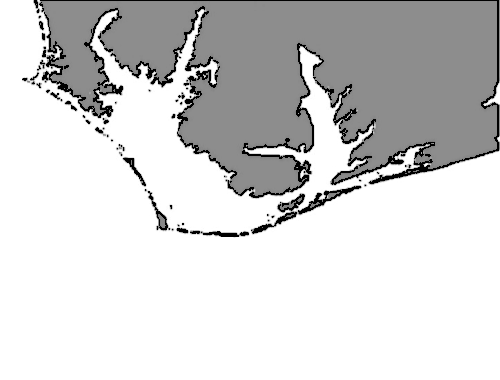
#> input picture Bayes_example/cape_python.png, 500 x 380 px
$ python Monte_carlo.py
#> lines starting #> are read from the running program, lines starting #| are printed output that depends on the picture
### Bayes_example/bayes.py
import sys
import random
import itertools
import numpy as np
import cv2 as cv


MAP_FILE ='cape_python.png' #name of png map file in openCV

#Define search area grids by upper-left and lower-right corner pixles
SA1_CORNERS= (130, 265, 180, 315) #(UL-X, UL-Y, LR-X, LR-Y)
SA2_CORNERS= (80, 255, 130, 305) # (UL-X, UL-Y, LR-X, LR-Y)
SA3_CORNERS= (105, 205, 155, 255) # (UL-X, UL-Y, LR-X, LR-Y)

# Construct search clasee

class Search():

    def __init__(self, name):
        self.name=name
        self.img=cv.imread(MAP_FILE,cv.IMREAD_COLOR)
        if self.img is None:
            print('Could not load map file {}'.format(MAP_FILE),
                file=sys.stderr)
            sys.exit(1)

        self.area_actual=0
        self.sailor_actual = [0,0] # pixel coordinates
        self.sa1=self.img[SA1_CORNERS[1] : SA1_CORNERS[3],
                          SA1_CORNERS[0] : SA1_CORNERS[2]]

        self.sa2=self.img[SA2_CORNERS[1] : SA2_CORNERS[3],
                          SA2_CORNERS[0] : SA2_CORNERS[2]]

        self.sa3=self.img[SA3_CORNERS[1] : SA3_CORNERS[3],
                          SA3_CORNERS[0] : SA3_CORNERS[2]]
        self.p1=0.2
        self.p2=0.5
        self.p3=0.3

        self.sep1=0
        self.sep2=0
        self.sep3=0

    def draw_map(self, last_known):
        """ Display baseline with scale,last known xy location, search areas."""

        #build scale graphic
        cv.line(self.img, (20, 370), (70, 370), (0,0,0), 2)
        cv.putText(self.img, '0 ', (8,370), cv.FONT_HERSHEY_PLAIN,1,(0,0,0))
        cv.putText(self.img, '50 Nautical Miles ', (71,370), cv.FONT_HERSHEY_PLAIN,1,(0,0,0))

        #build box for sector 1
        cv.rectangle(self.img, (SA1_CORNERS[0],SA1_CORNERS[1]),(SA1_CORNERS[2],SA1_CORNERS[3]),
                    (0,0,0), 1)
        cv.putText(self.img, '1',(SA1_CORNERS[0] + 3, SA1_CORNERS[1]+15),
                     cv.FONT_HERSHEY_PLAIN,1, 0)

        #build box for sector 2
        cv.rectangle(self.img, (SA2_CORNERS[0],SA2_CORNERS[1]),(SA2_CORNERS[2],SA2_CORNERS[3]),
                    (0,0,0), 1)
        cv.putText(self.img, '2',(SA2_CORNERS[0] + 3, SA2_CORNERS[1]+15),
                     cv.FONT_HERSHEY_PLAIN,1, 0)

        #build box for sector 3
        cv.rectangle(self.img, (SA3_CORNERS[0],SA3_CORNERS[1]),(SA3_CORNERS[2],SA3_CORNERS[3]),
                    (0,0,0), 1)
        cv.putText(self.img, '3',(SA3_CORNERS[0] + 3, SA3_CORNERS[1]+15),
                     cv.FONT_HERSHEY_PLAIN,1, 0)

        cv.putText(self.img, '+', (last_known),
                   cv.FONT_HERSHEY_PLAIN, 1, (0,0,255))
        cv.putText(self.img, '+ = Last known position', (274,355),
                   cv.FONT_HERSHEY_PLAIN, 1, (255,0,0))

        cv.putText(self.img, '* = Actual Position', (275,370),
                   cv.FONT_HERSHEY_PLAIN, 1, (255,0,0))

        cv.imshow('Search Area', self.img)
        cv.moveWindow('Search Area', 750, 10)
        cv.waitKey(500)

    def sailor_final_location(self,num_search_areas):
        """Return the actual x,y locatioan of the missing sailor """
        # Find sailor coordinates with respect to any Search Area Subarra.
        self.sailor_actual[0] = np.random.choice(self.sa1.shape[1], 1)
        self.sailor_actual[1] = np.random.choice(self.sa1.shape[0], 1)

        area= int(random.triangular(1, num_search_areas + 1))

        if area == 1:
            x = self.sailor_actual[0] + SA1_CORNERS[0]
            y = self.sailor_actual[1] + SA1_CORNERS[1]
            self.area_actual = 1

        elif area == 2:
            x = self.sailor_actual[0] + SA2_CORNERS[0]
            y = self.sailor_actual[1] + SA2_CORNERS[1]
            self.area_actual = 2

        elif area ==3:
            x = self.sailor_actual[0] + SA3_CORNERS[0]
            y = self.sailor_actual[1] + SA3_CORNERS[1]
            self.area_actual = 3
        return int(x),int(y)

    def calc_search_effectiveness(self):
        """Set decimal search effectiveness value per search area/ """
        self.sep1 = random.uniform(0.2, 0.9)
        self.sep2 = random.uniform(0.2, 0.9)
        self.sep3 = random.uniform(0.2, 0.9)

    def conduct_search(self, area_num, area_array, effectiveness_prob):
        """Return search results and list of searched coordinates."""
        local_y_range = range(area_array.shape[0])
        local_x_range = range(area_array.shape[1])
        coords= list(itertools.product(local_x_range, local_y_range))
        random.shuffle(coords)
        coords=coords[:int((len(coords) * effectiveness_prob))]
        loc_actual=(self.sailor_actual[0], self.sailor_actual[1])
        if area_num == self.area_actual and loc_actual in coords:
            return 'Found in Area {}.'.format(area_num), coords
        else:
            return 'Not Found', coords

    def revise_target_probs(self):
        """ Update area target probabilities based on search effectiveness."""
        denom = self.p1 * (1-self.sep1) + self.p2 * (1-self.sep2) \
                + self.p3 * (1-self.sep3)

        self.p1= self.p1 * (1-self.sep1)/denom
        self.p2= self.p2 * (1-self.sep2)/denom
        self.p3= self.p3 * (1-self.sep3)/denom

def draw_menu(search_num):
    """Print menu of choices for conducting area of searches."""

    print('\nSearch {}'.format(search_num))

    print(
        """
        Choose next area to search:

        0 - Quit
        1 - Search Area 1 twice
        2 - Search Area 2 twice
        3 - Search Area 3 twice
        4 - Search Areas 1 & 2
        5 - Search Areas 1 & 3
        6 - Search Areas 2 & 3
        7 - Start over
        """
        )
def main(alg=None):
    app = Search('Cape Python')
    app.draw_map(last_known=(160,290))
    sailor_x,sailor_y = app.sailor_final_location(num_search_areas=3)
    print("-" * 65)
    print("\nInitial Target (P) Probabilities")
    print("P1 = {:.3f}, P2 = {:.3f}, P3 = {:.3f}".format(app.p1, app.p2, app.p3))

    search_num = 1
    while True:
        app.calc_search_effectiveness()
        draw_menu(search_num)

        if alg==None:
            choice = input("Choice: ")
        else:
            choice=alg(app.p1,app.p2,app.p3)

        if choice == "0":
            sys.exit()

        elif choice == "1":
            results_1, coords_1 = app.conduct_search(1, app.sa1, app.sep1)
            results_2, coords_2 = app.conduct_search(1, app.sa1, app.sep1)
            app.sep1 = (len(set(coords_1 + coords_2)))/ (len(app.sa1)**2)
            app.sep2 = 0
            app.sep3 = 0

        elif choice == "2":
            results_1, coords_1 = app.conduct_search(2, app.sa2, app.sep2)
            results_2, coords_2 = app.conduct_search(2, app.sa2, app.sep2)
            app.sep1 = 0
            app.sep2 = (len(set(coords_1 + coords_2)))/ (len(app.sa2)**2)
            app.sep3 = 0

        elif choice == "3":
            results_1, coords_1 = app.conduct_search(3, app.sa3, app.sep3)
            results_2, coords_2 = app.conduct_search(3, app.sa3, app.sep3)
            app.sep1 = 0
            app.sep2 = 0
            app.sep3 = (len(set(coords_1 + coords_2)))/ (len(app.sa3)**2)

        elif choice == "4":
            results_1, coords_1 = app.conduct_search(1, app.sa1, app.sep1)
            results_2, coords_2 = app.conduct_search(2, app.sa2, app.sep2)
            app.sep3 = 0

        elif choice == "5":
            results_1, coords_1 = app.conduct_search(1, app.sa1, app.sep1)
            results_2, coords_2 = app.conduct_search(3, app.sa3, app.sep3)
            app.sep2 = 0

        elif choice == "6":
            results_1, coords_1 = app.conduct_search(2, app.sa2, app.sep2)
            results_2, coords_2 = app.conduct_search(3, app.sa3, app.sep3)
            app.sep1 = 0

        elif choice == "7":
            main()

        else:
            print("\nSorry, but that isn't a valid choise.", file=sys.stderr)
            continue

        app.revise_target_probs() #update target probabilities

        print("\nSearch {} Results 1 = {}"
              .format(search_num,results_1), file=sys.stderr)

        print("Search {} Results 2 = {}\n"
              .format(search_num,results_2), file=sys.stderr)
        print("Searh {} Effectiveness (E):".format(search_num))
        print("E1 = {:.3f}, E2 = {:.3f}, E3 = {:.3f}"
              .format(app.sep1, app.sep2, app.sep3))
        if results_1 == 'Not Found' and results_2 == 'Not Found':
            print("\nNew Target Probabiliteis (P) for Search {}:"
                  .format(search_num + 1))
            print("P1 = {:.3f}, P2 = {:.3f}, P3 = {:.3f}"
                  .format(app.p1, app.p2, app.p3))
            search_num += 1
        else:
            cv.circle(app.img, (sailor_x, sailor_y),3,(255, 0, 0),-1)
            cv.imshow('Search Area', app.img)

            if alg==None:
                cv.waitKey(5000)
                main()
            else:
                break

    return search_num

# [2 lines that do not run on import are left out]


### Bayes_example/Monte_carlo.py
from bayes import main
import numpy as np
import time

def double_down(p1,p2,p3):
    ## take probabilities and choose largest probability selection
    if p1 > p2 and p1 > p3:
        return "1"
    elif  p2 > p1 and p2 > p3:
        return "2"
    else:
        return "3"

def top_two(p1,p2,p3):
    if p1 < p2 and p1 < p3:
        return "6"
    elif  p2 < p1 and p2 < p3:
        return "5"
    else:
        return "4"


start_t=time.perf_counter()


#how many trials will be used to compare algorithms
num_iter=100

trials=np.zeros(num_iter)

#Checking the doubling down method

for i in range(len(trials)):
    trials[i]=main(double_down)
#> this loop made 100 passes
#> (printed output is left out)
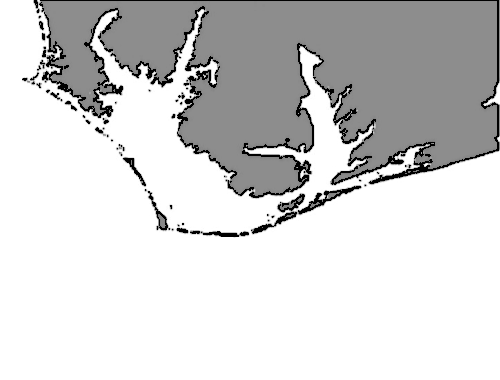
#> input picture Bayes_example/cape_python.png, 500 x 380 px
#> pass 1, in __init__, `self.sa3=self.img[SA3_CORNERS[1] : SA3_CORNERS[3], SA3_CORNERS[0] : SA..`:
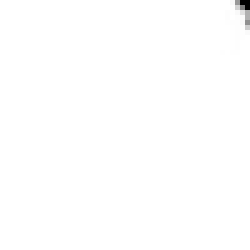
#> self.sa3: shape (50, 50, 3) (shown 5 times larger); min 0, max 255, mean 254.4
#> pass 1, in draw_map, `cv.imshow('Search Area', self.img)`:
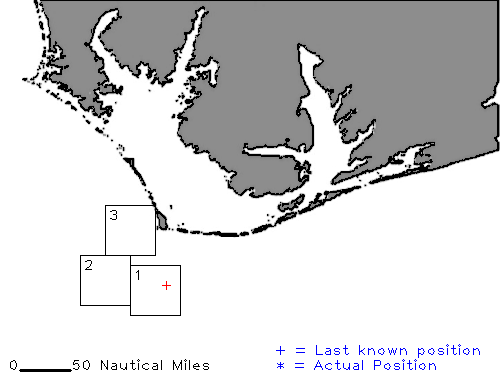
#> window 'Search Area': shape (380, 500, 3); mean B, G, R 209.2, 208.4, 208.4
    #print("This iteration took " + str(trials[i]) + " iterations")
mean_alg1=np.mean(trials)
std_alg1=np.std(trials)

#Checking the splitting up method

for i in range(len(trials)):
    trials[i]=main(top_two)
    #print("This iteration took " + str(trials[i]) + " iterations")
mean_alg2=np.mean(trials)
std_alg2=np.std(trials)

end_t=time.perf_counter()


print("\nBelow are the average number of searches required by a search algorithm to find the missing boater\n")
print("Doubling up: " + str(mean_alg1)+ " searches (standard deviation of " + str(std_alg1)+")")
print("Splitting up: " + str(mean_alg2)+ " searches (standard deviation of " + str(std_alg2)+")")
print("\nThis code took " + str((end_t-start_t)/60) + " minutes to run.")
